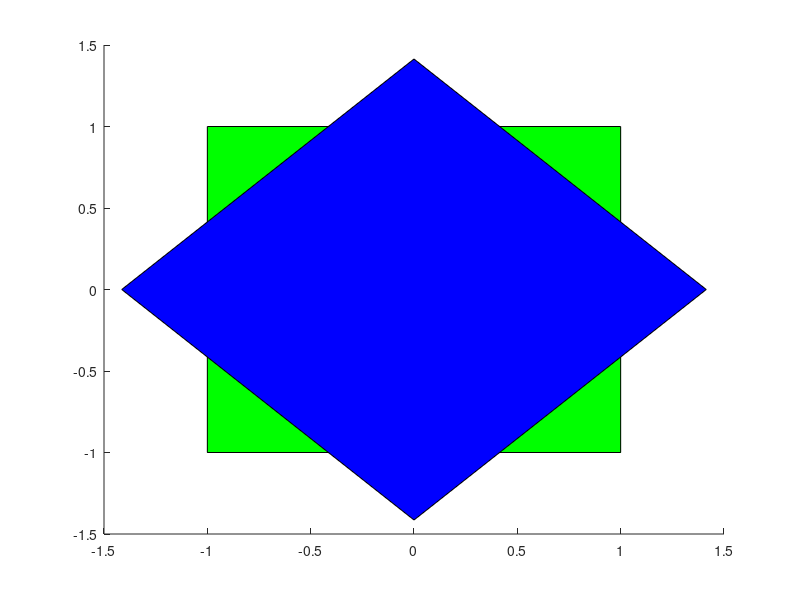

The MATLAB source for this figure:
clear; clf; hold on;
RT = inline('[cos(t) -sin(t); sin(t) cos(t)]');
Box = [-1 1 1 -1 -1; -1 -1 1 1 -1]
fill(Box(1,:), Box(2,:), 'g');
RTBox = RT(pi/4)*Box;
fill(RTBox(1,:), RTBox(2,:), 'b');
